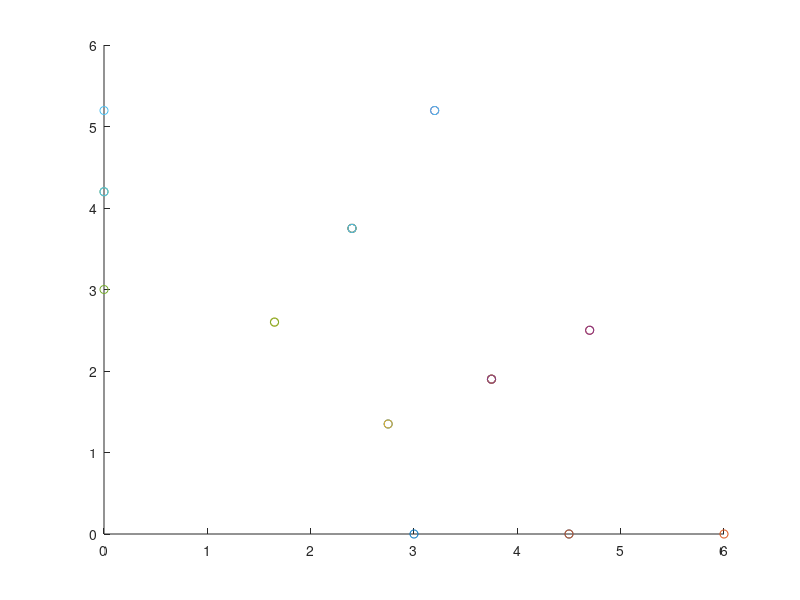

The MATLAB script that drew this image: (Note: this script raises an error after producing the figure.)
% Name: 	Rohan Dharmadhikari
% Roll No.: 	154104002

%%Q2: Quad 4 meshing
%6 elements have been used


clear;
clc;
node= [1:1:12];%Number of nodes
ne = [1:1:6];% No of elements
xo=[3 4.5 2.75 3.75;4.5 3.75 4.7 6;2.75 3.75 1.65 2.4;3.75 2.4 3.2 4.7;1.65 2.4 0 0;2.4 0 0 3.2 ];
yo=[0 0 1.35 1.9;0 1.9 2.5 0;1.35 1.9 2.6 3.75;1.9 3.75 5.196 2.5;2.6 3.75 3 4.2;3.75 4.2 5.196 5.196];
for i=1:6
 
        x = xo(i,:);
        y= yo(i,:);
scatter(x , y);

hold on
    
end


%Node connections
Nc = [ 1 2 3 4; 2 4 11 12; 3 4 5 6; 4 6 10 11; 5 6 7 8; 6 8 9 10]; 
nd = length(node);
ne= length(ne);
dof = nd*2;
dofn = [(2.*node-1)' (2.*node)'];
KG = zeros(dof,dof); 

syms EA le I;

for i=1:ne
    
n1=Nc(i,1);
n2=Nc(i,2);
n3=Nc(i,3);
n4=Nc(i,4);

  loc= [dofn(n1,:) dofn(n2,:) dofn(n3,:) dofn(n4,:)];
  nj = length(loc);
%% Quad-4 Element

syms x1 x2 x3 x4 y1 y2 y3 y4 q1 q2 q3 q4 q5 q6 q7 q8 x y E poi m n ab

m1 = -1; m2 = 1; m3 = 1; m4 = -1;
n1 = -1; n2 = -1; n3 = 1; n4 = 1;

N1 = 0.25.*(1+(m.*m1)).*(1+(n.*n1));
N2 = 0.25.*(1+(m.*m2)).*(1+(n.*n2));
N3 = 0.25.*(1+(m.*m3)).*(1+(n.*n3));
N4 = 0.25.*(1+(m.*m4)).*(1+(n.*n4));

x = N1.*x1 + N2.*x2 + N3.*x3 + N4.*x4;
y = N1.*y1 + N2.*y2 + N3.*y3 + N4.*y4;

xd_m = diff(x,m);
xd_n = diff(x,n);
yd_m = diff(y,m);
yd_n = diff(y,n);

J = [xd_m yd_m; xd_n yd_n];                             % Jacobian

% N = [N1 0 N2 0 N3 0 N4 0; 0 N1 0 N2 0 N3 0 N4];       % N Matrix

A1 = inv(J)*[diff(N1,m); diff(N1,n)];
N1d_x = A1(1,1);
N1d_y = A1(2,1);

A2 = inv(J)*[diff(N2,m); diff(N2,n)];
N2d_x = A2(1,1);
N2d_y = A2(2,1);

A3 = inv(J)*[diff(N3,m); diff(N3,n)];
N3d_x = A3(1,1);
N3d_y = A3(2,1);

A4 = inv(J)*[diff(N4,m); diff(N4,n)];
N4d_x = A4(1,1);
N4d_y = A4(2,1);

% e = B*q           % e is strain

B(1,1) = N1d_x;
B(1,3) = N2d_x;
B(1,5) = N3d_x;
B(1,7) = N4d_x;
B(2,2) = N1d_y;
B(2,4) = N2d_y;
B(2,6) = N3d_y;
B(2,8) = N4d_y;
B(3,1) = N1d_y;
B(3,2) = N1d_x;
B(3,3) = N2d_y;
B(3,4) = N2d_x;
B(3,5) = N3d_y;
B(3,6) = N3d_x;
B(3,7) = N4d_y;
B(3,8) = N4d_x;      

% Problem with values
% Thickness is unity

E1 = 2.*(10.^11);
poi1 = 0.3;

B = subs(B, [E, poi, x1, x2, x3, x4, y1, y2, y3, y4], [E1, poi1,  xo(i,1), xo(i,2), xo(i,3), xo(i,4),yo(i,1), yo(i,2), yo(i,3), yo(i,4)]);      % B Matrix for specific element

D = E.*(1/1+poi).*(1/1-(2.*poi)).*[1-poi poi 0; poi 1-poi 0; 0 0 0.5.*poi];

D = subs(D, [E, poi, x1, x2, x3, x4, y1, y2, y3, y4], [E1, poi1, xo(i,1), xo(i,2), xo(i,3), xo(i,4),yo(i,1), yo(i,2), yo(i,3), yo(i,4)]);
J = subs(J, [E, poi, x1, x2, x3, x4, y1, y2, y3, y4], [E1, poi1,  xo(i,1), xo(i,2), xo(i,3), xo(i,4),yo(i,1), yo(i,2), yo(i,3), yo(i,4)]);

SE = B.'*D*B*det(J);
SE = simplify(SE);

for i = 1:8
    for j = 1:8
        Ke_2D_Q4(i,j) = subs(SE(i,j), [m,n], [(-sqrt(1/3)), (-sqrt(1/3))]) + subs(SE(i,j), [m,n], [(sqrt(1/3)), (-sqrt(1/3))]) + subs(SE(i,j), [m,n], [(-sqrt(1/3)), (sqrt(1/3))]) + subs(SE(i,j), [m,n], [(sqrt(1/3)), (sqrt(1/3))]);
        Ke_2D_Q4(i,j) = simplify(Ke_2D_Q4(i,j));
    end
end


for j =1:nj 
    L=loc(j);
     for k =1:nj
        L2= loc(k);
        KG(L,L2)=KG(L,L2)+ Ke_2D_Q4(j,k);
        end
end
end


T(24) = 0;
T(18)= -8000;
T(20) = -8000;

RN = [1 2 3 4 13 15 17 23 24];                 % Restrained DoF
URN = [2 3 4 6];
n_RN=length(RN);

KeGTemp = KG;

for i = 1:n_RN
    KeGTemp(RN(1,i),:) = 0;
    KeGTemp(:,RN(1,i)) = 0;
end

U = (pinv(KeGTemp))*T';
f= KG*U
% Displacement and Rotations
k=1;
for i = 1:6
n1=Nc(i,1);
n2=Nc(i,2);
n3=Nc(i,3);
n4=Nc(i,4);
loc= [dofn(n1,:) dofn(n2,:) dofn(n3,:) dofn(n4,:)];
    B = subs(B, [E, poi, x1, x2, x3, x4, y1, y2, y3, y4, m ,n], [E1, poi1,  xo(i,1), xo(i,2), xo(i,3), xo(i,4),yo(i,1), yo(i,2), yo(i,3), yo(i,4),0 , 0]);
    u = U(loc);
        S = todecimal(D*B*u);
        Stress(:,i)=simplify(S);
end
   
Stress_In_first_Element=Stress(:,1)
Stress_In_second_Element=Stress(:,2)
Stress_In_third_Element = Stress(:,3)
Stress_In_fourth_Element = Stress(:,4)
Stress_In_fifth_Element =Stress(:,5)
Stress_In_sixth_Element = Stress(:,6)

